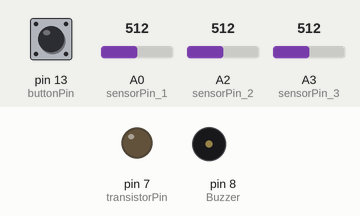
Recording of a sketch running on a simulated Arduino Uno, built with avr-gcc and run on an emulated ATmega328P. Parts: output pins drawn as LEDs (lit = HIGH), buzzer (waves = sounding). Inputs (shaded band) come from the test bench; at power-on: pin 13 (buttonPin) LOW, A0 (sensorPin_1) = 512, A2 (sensorPin_2) = 512, A3 (sensorPin_3) = 512.

Above: at 1.2 s.
1.3 s: pin 13 (buttonPin) pulled HIGH for 0.15 s
At 2.2 s:
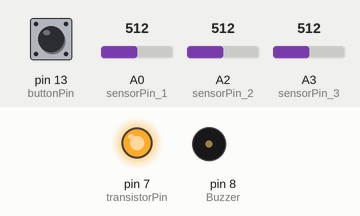
3.0 s: pin 13 (buttonPin) pulled HIGH for 1 s
At 4.2 s:
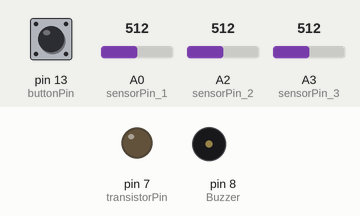
5.5 s: pin 13 (buttonPin) pulled HIGH for 3.2 s
At 6.1 s:
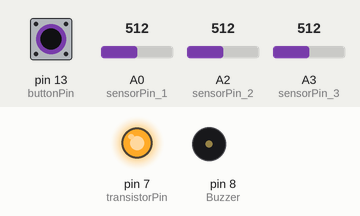
Timing chart, 0 to 8.5 s (numbered marks = the images above; inputs shaded):
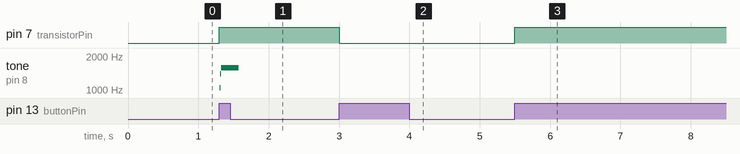

The sketch:

_110H_final_project.ino
```cpp
const int buttonPin = 13;      // Initialize power switch
int newButton = 0;
int oldButton = 0;
const int transistorPin = 7;
int guitarState = 0;

const int sensorPin_1 = 14;     // Initialize 3 laser sensors
boolean sensor_1_state = false;
const int sensorPin_2 = 16;
boolean sensor_2_state = false;
const int sensorPin_3 = 17;
boolean sensor_3_state = false;

const int numReadings = 10;     // Set a range of readings
int sensor_1_readings[numReadings];
int sensor_2_readings[numReadings];
int sensor_3_readings[numReadings];
int readIndex = 0;

void setup() {
  pinMode(buttonPin, INPUT);    // Power switch
  pinMode(transistorPin, OUTPUT);
  pinMode(8,OUTPUT);      // Buzzer
  for (int i = 0; i < numReadings; i++) { // Initizlize the readings
    sensor_1_readings[i] = 0;
    sensor_2_readings[i] = 0;
    sensor_3_readings[i] = 0;
  }
}


void loop() {
  newButton = digitalRead(buttonPin);
  if (newButton && !oldButton)    // Button was off and now on
  {
    if(guitarState == 0) {      // If guitar was off
      guitarState = 1;        // Turn on guitar
      digitalWrite(transistorPin, HIGH);
    } else {          // If guitar was on
      guitarState = 0;        // Turn off guitar
      digitalWrite(transistorPin, LOW);
   }
   oldButton = 1;       // Update button state
  } else if (!newButton && oldButton) { // Button was on and now off
    oldButton = 0;        // Restore button state
  }

  if (guitarState == 1) {
    int sensor_1_effective_readings = 0;
    int sensor_2_effective_readings = 0;
    int sensor_3_effective_readings = 0;
    sensor_1_readings[readIndex] = analogRead(sensorPin_1); // Get reading from sensors
    sensor_2_readings[readIndex] = analogRead(sensorPin_2); // Add the reading into array
    sensor_3_readings[readIndex] = analogRead(sensorPin_3);

    for (int i = 0; i < numReadings; i++) {
      if (sensor_1_readings[i] > 10 && sensor_1_readings[i] < 800)  // If reading is in active range
        sensor_1_effective_readings++ ; // Increment corresponding effective reading
      if (sensor_2_readings[i] > 10 && sensor_2_readings[i] < 800)
        sensor_2_effective_readings++ ;
      if (sensor_3_readings[i] > 10 && sensor_3_readings[i] < 800)
        sensor_3_effective_readings++ ;
    }

    if(sensor_1_state == false && sensor_1_effective_readings < 2) {  // If laser is blocked
      sensor_1_state = true;
    } else if (sensor_1_state == true && sensor_1_effective_readings > 8) {
      // If laser was blocked and now hit the sensor
      tone(8, 1047, 250); // Ring the corresponding sound
      delay(10);
      sensor_1_state = false;
    }

    if(sensor_2_state == false && sensor_2_effective_readings < 2) {
      sensor_2_state = true;
    } else if (sensor_2_state == true && sensor_2_effective_readings > 8) {
      tone(8, 1397, 250);
      delay(10);
      sensor_2_state = false;
    }

    if(sensor_3_state == false && sensor_3_effective_readings < 2) {
      sensor_3_state = true;
    } else if (sensor_3_state == true && sensor_3_effective_readings > 8) {
      tone(8, 1568, 250);
      delay(10);
      sensor_3_state = false;
    }

    readIndex++;          // Increment read index
    if (readIndex >= numReadings) readIndex = 0;  // If the index reach the end, reset it
  }
}
```

Measured:
- after the input at 1.3 s, pin 7 (transistorPin): LOW → HIGH at once; tone on pin 8 (Buzzer): silent → 1047 Hz at once, → 1397 Hz 0.01 s later, → 1568 Hz 0.01 s later, → silent 0.25 s later
- after the input at 3.0 s, pin 7 (transistorPin): HIGH → LOW at once
- after the input at 5.5 s, pin 7 (transistorPin): LOW → HIGH at once
